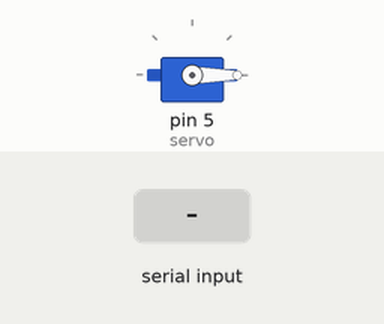
The sketch below on a simulated Arduino Uno, built with avr-gcc and run on an emulated ATmega328P. Parts: servo. The inputs (shaded band) are chosen by the test bench.

Above: at 1.2 s.
1.3 s: "90,45\n" received over Serial
At 3.4 s:
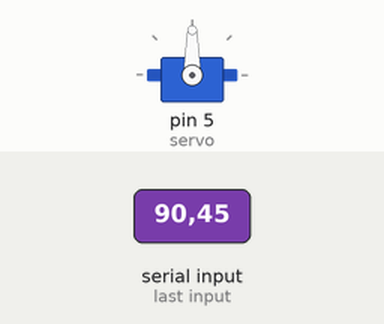
3.8 s: "30,150\n" received over Serial
At 5.3 s:
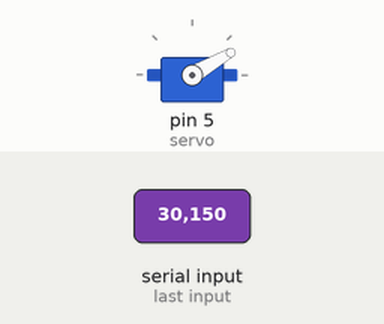
6.3 s: "200\n" received over Serial
At 8.3 s:
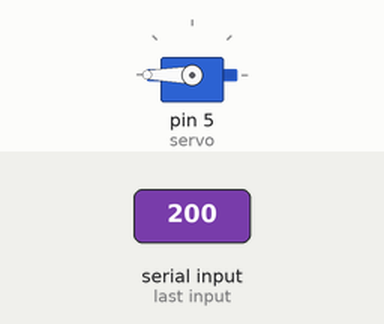
8.8 s: "90\n" received over Serial
At 10.2 s:
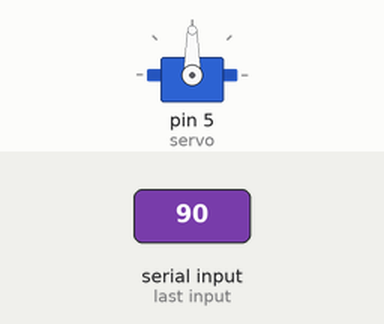
Timing chart, 0 to 11.8 s (numbered marks = the images above; inputs shaded):
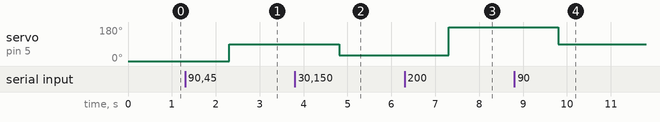

The sketch:

arduino_servo.ino.ino
```cpp
#include <Servo.h>

Servo servo; //Create Servo object

void setup() {
  //Use analog pin 5 to control the servo
  pinMode(5, OUTPUT );
  servo.attach(5); //Connect the servo
  servo.write(0); //Reset the servo to 0 degrees
  Serial.begin( 9600 ); //Initialize Serial communication
}

void loop() {
  int rotate_degrees;
  while( Serial.available() > 0 )
  {
       //Read the entire value from the buffer and convert to an int
       //Use 'readString' b/c an input can have more than 1 digit
       rotate_degrees = Serial.readString().toInt();
       servo.write( rotate_degrees ); //Rotate the servo
  }
}
```

Measured:
- after the input at 1.3 s, servo on pin 5 (servo): 0° → 90° after 1.0 s
- after the input at 3.8 s, servo on pin 5 (servo): 90° → 30° after 1.0 s
- after the input at 6.3 s, servo on pin 5 (servo): 30° → 180° after 1.0 s
- after the input at 8.8 s, servo on pin 5 (servo): 180° → 90° after 1.0 s
